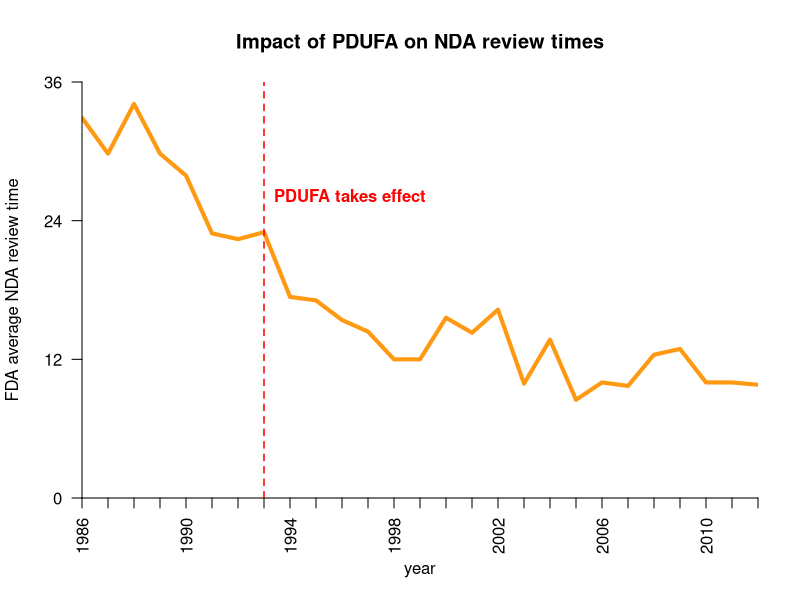
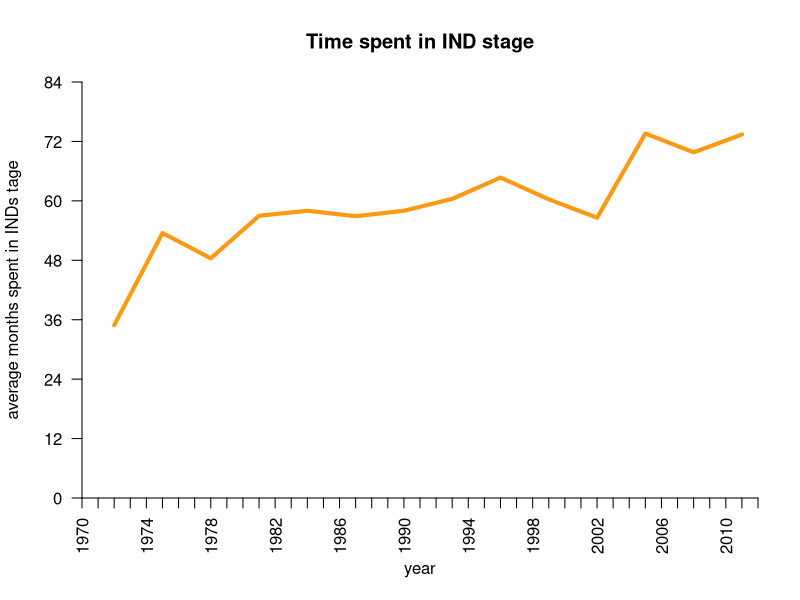

Reproduce these figures in R, in order.
options(stringsAsFactors=FALSE)


png('~/d/j/cureffi/media/2017/01/fda_nda_pdufa.png',width=800,height=500,res=100)
year = 1986:2012
nda_months = c(32.9,29.8,34.1,29.8,27.9,22.9,22.4,23.0,17.4,17.1,15.4,14.4,12.0,12.0,15.6,14.3,16.3,9.9,13.7,8.5,10.0,9.7,12.4,12.9,10.0,10.0,9.8)
plot(NA,NA,xlim=c(1986,2012),ylim=c(0,36),xaxs='i',yaxs='i',axes=FALSE,ylab='FDA average NDA review time',xlab='year',
     main='Impact of PDUFA on NDA review times')
points(year,nda_months,type='l',lwd=4,col='#FF9912')
axis(side=1, at=1986:2012, labels=NA, las=2, lwd.ticks=1, lwd=1)
axis(side=1, at=seq(1986,2012,4), las=2, lwd.ticks=0, lwd=0)
axis(side=2, at=(0:3)*12, las=2, lwd.ticks=1, lwd=1)
abline(v=1993, lty=2, lwd=1.5, col='red')
text(x=1993, y=26, pos=4, labels='PDUFA takes effect', col='red', font=2)
dev.off()

indtime = read.table(textConnection("
startyear endyear ind_months
1971 1973 34.9
1974 1976 53.5
1977 1979 48.4
1980 1982 57.0
1983 1985 58.0
1986 1988 56.9
1989 1991 58.0
1992 1994 60.4
1995 1997 64.7
1998 2000 60.3
2001 2003 56.6
2004 2006 73.6
2007 2009 69.8
2010 2012 73.4
"),header=TRUE)



png('~/d/j/cureffi/media/2017/01/fda_ind_time.png',width=800,height=500,res=100)
year = (indtime$endyear + indtime$startyear) / 2
ind_months = indtime$ind_months
plot(NA,NA,xlim=c(1970,2012),ylim=c(0,84),xaxs='i',yaxs='i',axes=FALSE,ylab='average months spent in INDs tage',xlab='year',
     main='Time spent in IND stage')
points(year,ind_months,type='l',lwd=4,col='#FF9912')
axis(side=1, at=1970:2012, labels=NA, las=2, lwd.ticks=1, lwd=1)
axis(side=1, at=seq(1970,2012,4), las=2, lwd.ticks=0, lwd=0)
axis(side=2, at=(0:7)*12, las=2, lwd.ticks=1, lwd=1)
dev.off()



